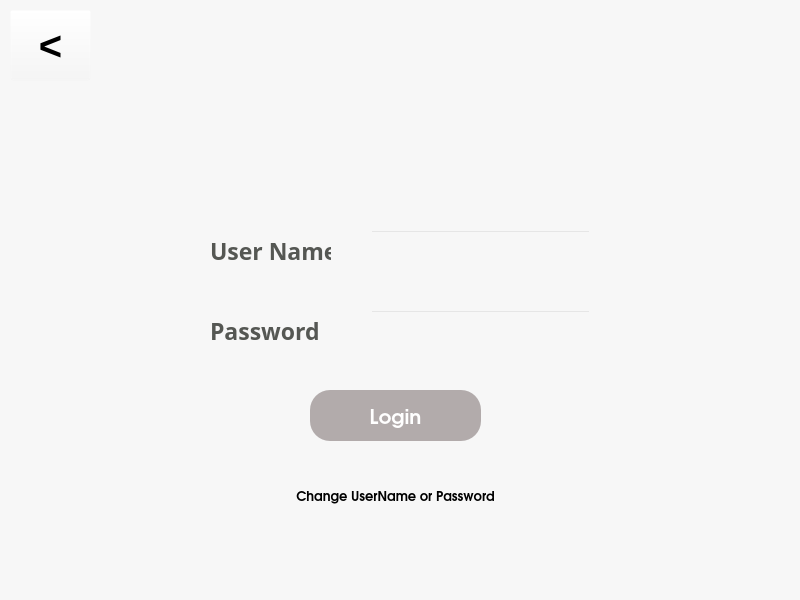
<?xml version="1.0" encoding="UTF-8"?>
<ui version="4.0">
 <class>Login</class>
 <widget class="QMainWindow" name="Login">
  <property name="geometry">
   <rect>
    <x>0</x>
    <y>0</y>
    <width>800</width>
    <height>600</height>
   </rect>
  </property>
  <property name="windowTitle">
   <string>MainWindow</string>
  </property>
  <property name="styleSheet">
   <string notr="true">background-color: rgb(247, 247, 247);</string>
  </property>
  <widget class="QWidget" name="centralwidget">
   <widget class="QLabel" name="label_3">
    <property name="geometry">
     <rect>
      <x>210</x>
      <y>230</y>
      <width>121</width>
      <height>41</height>
     </rect>
    </property>
    <property name="font">
     <font>
      <family>Ubuntu Condensed</family>
      <pointsize>17</pointsize>
      <weight>75</weight>
      <bold>true</bold>
     </font>
    </property>
    <property name="styleSheet">
     <string notr="true">color: rgb(85, 87, 83);</string>
    </property>
    <property name="text">
     <string>User Name</string>
    </property>
   </widget>
   <widget class="QLabel" name="label_4">
    <property name="geometry">
     <rect>
      <x>210</x>
      <y>310</y>
      <width>121</width>
      <height>41</height>
     </rect>
    </property>
    <property name="font">
     <font>
      <family>Ubuntu Condensed</family>
      <pointsize>17</pointsize>
      <weight>75</weight>
      <bold>true</bold>
     </font>
    </property>
    <property name="styleSheet">
     <string notr="true">color: rgb(85, 87, 83);</string>
    </property>
    <property name="text">
     <string>Password</string>
    </property>
   </widget>
   <widget class="QLineEdit" name="userName">
    <property name="enabled">
     <bool>true</bool>
    </property>
    <property name="geometry">
     <rect>
      <x>370</x>
      <y>230</y>
      <width>221</width>
      <height>41</height>
     </rect>
    </property>
    <property name="font">
     <font>
      <pointsize>17</pointsize>
      <weight>75</weight>
      <bold>true</bold>
     </font>
    </property>
    <property name="styleSheet">
     <string notr="true">background-color: rgba(0,0,0,0);
border-color: rgb(143, 89, 2);
color: rgb(136, 138, 133);</string>
    </property>
    <property name="text">
     <string/>
    </property>
    <property name="echoMode">
     <enum>QLineEdit::Normal</enum>
    </property>
    <property name="placeholderText">
     <string comment="Please Enter your user name here ..."/>
    </property>
   </widget>
   <widget class="QLineEdit" name="password">
    <property name="geometry">
     <rect>
      <x>370</x>
      <y>310</y>
      <width>221</width>
      <height>41</height>
     </rect>
    </property>
    <property name="styleSheet">
     <string notr="true">background-color: rgba(0,0,0,0);
border-color: rgb(143, 89, 2);
color: rgb(136, 138, 133);</string>
    </property>
    <property name="inputMask">
     <string/>
    </property>
    <property name="text">
     <string/>
    </property>
    <property name="echoMode">
     <enum>QLineEdit::Password</enum>
    </property>
    <property name="placeholderText">
     <string extracomment="Please, Enter your password here..."/>
    </property>
   </widget>
   <widget class="QPushButton" name="login">
    <property name="geometry">
     <rect>
      <x>310</x>
      <y>390</y>
      <width>171</width>
      <height>51</height>
     </rect>
    </property>
    <property name="font">
     <font>
      <family>URW Gothic L</family>
      <pointsize>15</pointsize>
      <weight>75</weight>
      <bold>true</bold>
     </font>
    </property>
    <property name="styleSheet">
     <string notr="true">background-color:rgb(178, 171, 171);
color: rgb(255, 255, 255);
border-radius: 20px;</string>
    </property>
    <property name="text">
     <string>Login</string>
    </property>
   </widget>
   <widget class="QPushButton" name="change">
    <property name="geometry">
     <rect>
      <x>280</x>
      <y>470</y>
      <width>231</width>
      <height>51</height>
     </rect>
    </property>
    <property name="font">
     <font>
      <family>URW Gothic L</family>
      <pointsize>10</pointsize>
      <weight>75</weight>
      <bold>true</bold>
     </font>
    </property>
    <property name="styleSheet">
     <string notr="true">color: rgb(32, 74, 135);
QPushButton {
border: none;
margin: 0px;
padding: 0px;

}</string>
    </property>
    <property name="text">
     <string>Change UserName or Password</string>
    </property>
    <property name="flat">
     <bool>true</bool>
    </property>
   </widget>
   <widget class="QLabel" name="label">
    <property name="geometry">
     <rect>
      <x>260</x>
      <y>30</y>
      <width>271</width>
      <height>171</height>
     </rect>
    </property>
    <property name="text">
     <string/>
    </property>
    <property name="pixmap">
     <pixmap>logo/logo.jpg</pixmap>
    </property>
    <property name="scaledContents">
     <bool>true</bool>
    </property>
   </widget>
   <widget class="QPushButton" name="back">
    <property name="geometry">
     <rect>
      <x>10</x>
      <y>10</y>
      <width>81</width>
      <height>71</height>
     </rect>
    </property>
    <property name="font">
     <font>
      <pointsize>30</pointsize>
      <weight>75</weight>
      <bold>true</bold>
     </font>
    </property>
    <property name="styleSheet">
     <string notr="true">background-color: rgb(247, 247, 247,0);</string>
    </property>
    <property name="text">
     <string>&lt;</string>
    </property>
   </widget>
  </widget>
  <widget class="QStatusBar" name="statusbar"/>
 </widget>
 <resources>
  <include location="logo/backgroun.qrc"/>
  <include location="logo/back.qrc"/>
 </resources>
 <connections/>
</ui>
